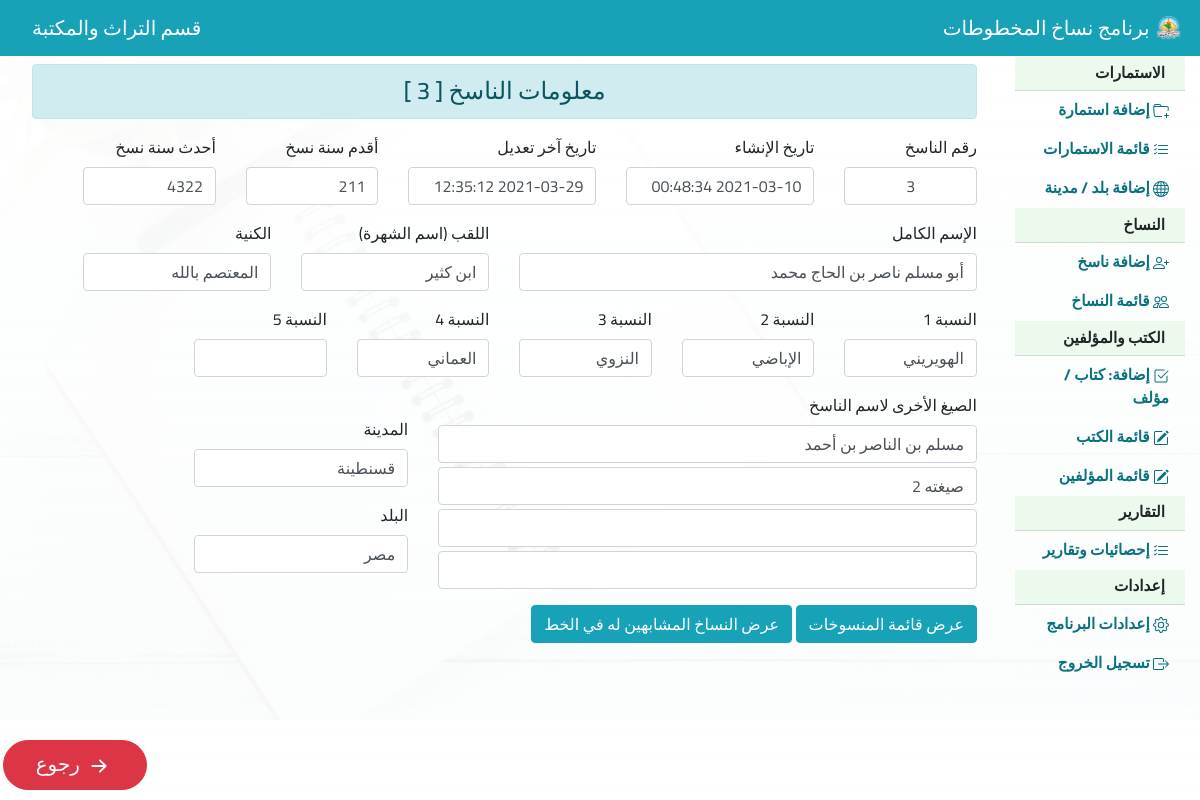
The app's page /previewCopier.php?cop_id=3 (signed in) with its own data.
### tables this page shows
CREATE TABLE `d_copiers` (
  `cop_id` int(11) NOT NULL,
  `full_name` varchar(90) NOT NULL,
  `descent1` varchar(15) NOT NULL,
  `descent2` varchar(15) NOT NULL,
  `descent3` varchar(15) NOT NULL,
  `descent4` varchar(15) NOT NULL,
  `descent5` varchar(15) NOT NULL,
  `last_name` varchar(25) NOT NULL,
  `nickname` varchar(25) NOT NULL,
  `other_name1` varchar(50) NOT NULL,
  `other_name2` varchar(50) NOT NULL,
  `other_name3` varchar(50) NOT NULL,
  `other_name4` varchar(50) NOT NULL,
  `count_id` int(11) DEFAULT NULL,
  `city_id` int(11) DEFAULT NULL,
  `creation_date` datetime NOT NULL,
  `last_edit_date` datetime NOT NULL
);

CREATE TABLE `cities` (
  `city_id` int(11) NOT NULL,
  `city_name` varchar(25) NOT NULL
);

CREATE TABLE `countries` (
  `count_id` int(11) NOT NULL,
  `count_name` varchar(25) NOT NULL
);

### previewCopier.php (the view, shortened to what this page needs)
<?php
include 'header.php';
$cop_id_get = $_GET['cop_id'];
$searchQry = "SELECT *
FROM d_copiers
LEFT JOIN countries ON countries.count_id = d_copiers.count_id
LEFT JOIN cities ON cities.city_id = d_copiers.city_id
WHERE cop_id = '$cop_id_get'";
$searchResult = mysqli_query($conn, $searchQry);
while ($row = mysqli_fetch_array($searchResult)) {
    $cop_id = $row['cop_id'];
    $creation_date = $row['creation_date'];
    $last_edit_date = $row['last_edit_date'];
    $full_name = $row['full_name'];
    $descent1 = $row['descent1'];
    $descent2 = $row['descent2'];
    $descent3 = $row['descent3'];
    $descent4 = $row['descent4'];
    $descent5 = $row['descent5'];
    $last_name = $row['last_name'];
    $nickname = $row['nickname'];
    $other_name1 = $row['other_name1'];
    $other_name2 = $row['other_name2'];
    $other_name3 = $row['other_name3'];
    $other_name4 = $row['other_name4'];
    $city = $row['city_name'];
    $country = $row['count_name'];
}
$minMaxCopYearQry = "SELECT min(cop_syear) as min_cop_year, MAX(cop_eyear) as max_cop_year
FROM e_manuscripts
INNER JOIN h_manuscripts_copiers ON e_manuscripts.manu_id = h_manuscripts_copiers.manu_id
WHERE h_manuscripts_copiers.cop_id = '$cop_id_get'";
$minMaxCopYearResult = mysqli_query($conn, $minMaxCopYearQry);
while ($row = mysqli_fetch_array($minMaxCopYearResult)) {
    $min_cop_year = $row['min_cop_year'];
    $max_cop_year = $row['max_cop_year'];
}
?>
<!DOCTYPE html>
<html lang="ar">
<head>
</head>
<body class="my_bg">
    <div class="container-fluid mt-5">
        <?php include "sideBar.php" ?>
        <div class="col-10 my_mr_sidebar pt-3">
            <div class="alert alert-info text-center h4" role="alert">
                معلومات الناسخ [ <?php echo $cop_id ?> ]
            </div>
            <form action="" method="post" enctype="multipart/form-data">
                <div class="row mt-3">
                    <div class="col-md-2">
                        <label for="cop_id" class="form-label">رقم الناسخ</label>
                        <input type="text" class="form-control text-center" value="<?php echo $cop_id ?>" id="cop_id"
                            readonly>
                    </div>
                    <div class="col-md-auto">
                        <label for="creation_date" class="form-label">تاريخ الإنشاء</label>
                        <input type="text" class="form-control" value="<?php echo $creation_date ?>" id="creation_date"
                            readonly>
                    </div>
                    <div class="col-md-auto">
                        <label for="last_edit_date" class="form-label">تاريخ آخر تعديل</label>
                        <input type="text" class="form-control" value="<?php echo $last_edit_date ?>"
                            id="last_edit_date" readonly>
                    </div>
                    <div class="col-md-2">
                        <label for="min_cop_year" class="form-label">أقدم سنة نسخ</label>
                        <input type="text" class="form-control" value="<?php echo $min_cop_year ?>" id="min_cop_year"
                            readonly>
                    </div>
                    <div class="col-md-2">
                        <label for="max_cop_year" class="form-label">أحدث سنة نسخ</label>
                        <input type="text" class="form-control" value="<?php echo $max_cop_year ?>" id="max_cop_year"
                            readonly>
                    </div>
                </div>
                <div class="row mt-3">
                    <div class="col-md-6">
                        <label for="full_name" class="form-label">الإسم الكامل</label>
                        <input type="text" class="form-control" value="<?php echo $full_name ?>" id="full_name"
                            readonly>
                    </div>
                    <div class="col-md-auto">
                        <label for="last_name" class="form-label">اللقب (اسم الشهرة)</label>
                        <input type="text" class="form-control" value="<?php echo $last_name ?>" id="last_name"
                            readonly>
                    </div>
                    <div class="col-md-auto">
                        <label for="nickname" class="form-label">الكنية</label>
                        <input type="text" class="form-control" value="<?php echo $nickname ?>" id="nickname" readonly>
                    </div>
                </div>
                <div class="row mt-3">
                    <div class="col-md-2">
                        <label for="descent1" class="form-label">النسبة 1</label>
                        <input type="text" class="form-control" value="<?php echo $descent1 ?>" id="descent1" readonly>
                    </div>
                    <div class="col-md-2">
                        <label for="descent2" class="form-label">النسبة 2</label>
                        <input type="text" class="form-control" value="<?php echo $descent2 ?>" id="descent2" readonly>
                    </div>
                    <div class="col-md-2">
                        <label for="descent3" class="form-label">النسبة 3</label>
                        <input type="text" class="form-control" value="<?php echo $descent3 ?>" id="descent3" readonly>
                    </div>
                    <div class="col-md-2">
                        <label for="descent4" class="form-label">النسبة 4</label>
                        <input type="text" class="form-control" value="<?php echo $descent4 ?>" id="descent4" readonly>
                    </div>
                    <div class="col-md-2">
                        <label for="descent5" class="form-label">النسبة 5</label>
                        <input type="text" class="form-control" value="<?php echo $descent5 ?>" id="descent5" readonly>
                    </div>
                </div>
                <div class="row mt-3">
                    <div class="col-md-7">
                        <label for="other_name1" class="form-label">الصيغ الأخرى لاسم الناسخ</label>
                        <input type="text" class="form-control" value="<?php echo $other_name1 ?>" id="other_name1"
                            readonly>
                        <input type="text" class="form-control mt-1" value="<?php echo $other_name2 ?>" id="other_name2"
                            readonly>
                        <input type="text" class="form-control mt-1" value="<?php echo $other_name3 ?>" id="other_name3"
                            readonly>
                        <input type="text" class="form-control mt-1" value="<?php echo $other_name4 ?>" id="other_name4"
                            readonly>
                    </div>
                    <div class="col-md-3 mt-4">
                        <label for="city" class="form-label">المدينة</label>
                        <input type="text" class="form-control" value="<?php echo $city ?>" id="city" readonly>
                        <label for="country" class="form-label">البلد</label>
                        <input type="text" class="form-control" value="<?php echo $country ?>" id="country" readonly>
                    </div>
                </div>
                <button type="submit" onclick="scrollWin()" name="copManuList" class="btn btn-info mt-3 mb-3">عرض قائمة
                    المنسوخات </button>
                <button type="submit" onclick="scrollWin()" name="copFmList" class="btn btn-info mt-3 mb-3">عرض
                    النساخ المشابهين له في الخط </button>
            </form>
            <button type="button" class="my_fixed_button1 my_col_btn btn btn-danger btn-lg rounded-pill"
                onclick="window.history.go(-1);">
                <svg xmlns="http://www.w3.org/2000/svg" width="30" height="30" fill="currentColor"
                    class="bi bi-arrow-right-short" viewBox="0 0 16 16">
                    <path fill-rule="evenodd"
                        d="M4 8a.5.5 0 0 1 .5-.5h5.793L8.146 5.354a.5.5 0 1 1 .708-.708l3 3a.5.5 0 0 1 0 .708l-3 3a.5.5 0 0 1-.708-.708L10.293 8.5H4.5A.5.5 0 0 1 4 8z" />
                </svg>
                رجوع
            </button>
        </div>
    </div>
</body>
</html>

### css/style.css (style rules this page uses)
body { font-family: "Cairo", sans-serif; }
body, html { height: 90%; margin: 0; }
.form-control:disabled, .form-control[readonly] { background-color: white; }
.my_mr_sidebar { margin-right: 16.5%; }
.my_fixed_button1 { position: fixed; left: 0; bottom: 10px; z-index: 1030; }
.my_col_btn { width: 12%; margin: auto 3px; }
.my_bg { background: linear-gradient(rgba(255, 255, 255, 1), rgba(252, 255, 254, 0.9)), url(../img/preview.jpg) center / cover no-repeat fixed; min-height: 100%; }

### records on screen
d_copiers: cop_id "3", creation_date "2021-03-10 00:48:34", last_edit_date "2021-03-29 12:35:12", full_name "أبو مسلم ناصر بن الحاج محمد", last_name "ابن كثير", nickname "المعتصم بالله", descent1 "الهويريني", descent2 "الإباضي", descent3 "النزوي", descent4 "العماني", other_name1 "مسلم بن الناصر بن أحمد", other_name2 "صيغته 2", city.city_name "قسنطينة", count.count_name "مصر"

### other values on screen
$ProjTitle "برنامج نساخ المخطوطات"
